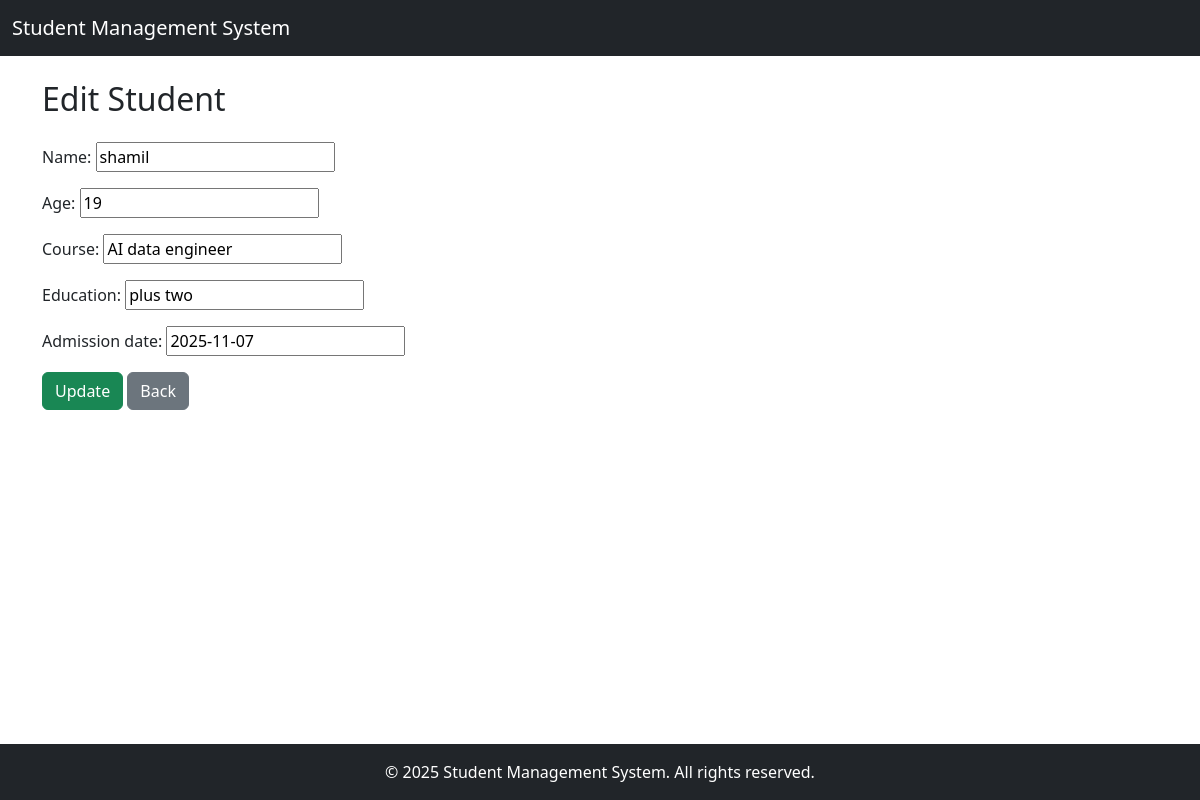
The app's page /edit/3/ (signed in) with its own data.
### records/models.py (models this page shows, shortened)
class Student(models.Model):
    name = models.CharField(max_length=100)
    age = models.IntegerField()
    course = models.CharField(max_length=100)
    education = models.CharField(max_length=100)
    admission_date = models.DateField()

### records/views.py (the view)
# urls.py: path('edit/<int:pk>/', views.edit_student, name='edit_student'),
@login_required
def edit_student(request, pk):
    student = get_object_or_404(Student, pk=pk)
    if request.method == 'POST':
        form = StudentForm(request.POST, instance=student)
        if form.is_valid():
            form.save()
            return redirect('student_list')
    else:
        form = StudentForm(instance=student)
    return render(request, 'student/add.html', {'form': form, 'edit': True})

### records/forms.py
class StudentForm(forms.ModelForm):
    class Meta:
        model = Student
        fields = ['name', 'age', 'course', 'education', 'admission_date']

### records/templates/student/add.html (shortened to what this page needs)
{% extends 'student/base.html' %}
{% load static %}
{% block content %}
<!DOCTYPE html>
<html>
<head>
    <link href="https://cdn.jsdelivr.net/npm/bootstrap@5.3.0/dist/css/bootstrap.min.css" rel="stylesheet">
</head>
<body class="container mt-4">
    <h2 class="mb-4">{% if edit %}Edit{% else %}Add{% endif %} Student</h2>
    <form method="post">
        {{ form.as_p }}
        <button type="submit" class="btn btn-success">{% if edit %}Update{% else %}Add{% endif %}</button>
        <a href="{% url 'student_list' %}" class="btn btn-secondary">Back</a>
    </form>
</body>
</html>
{% endblock %}

### records on screen
Student: name "shamil", age "19", course "AI data engineer", education "plus two", admission_date "2025-11-07"

### other values on screen
{{ year|default:"2025" }} "2025"
